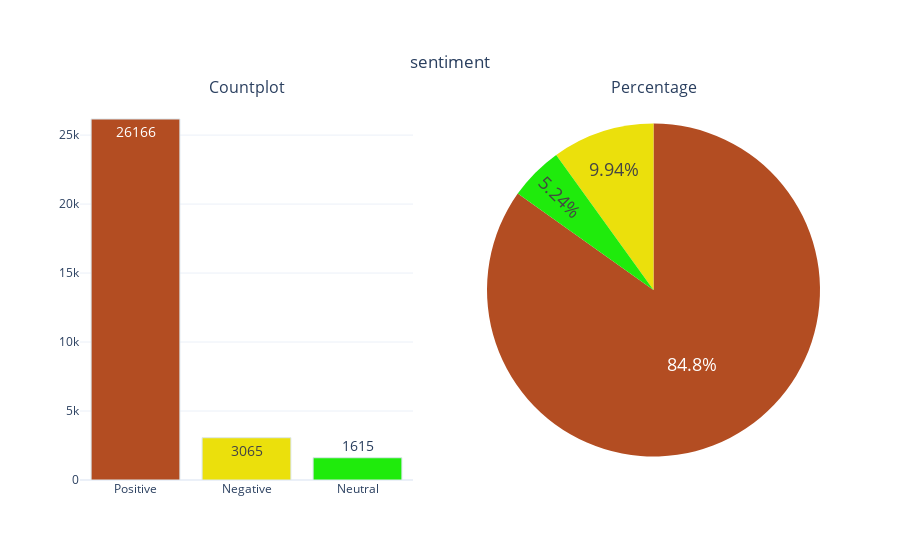
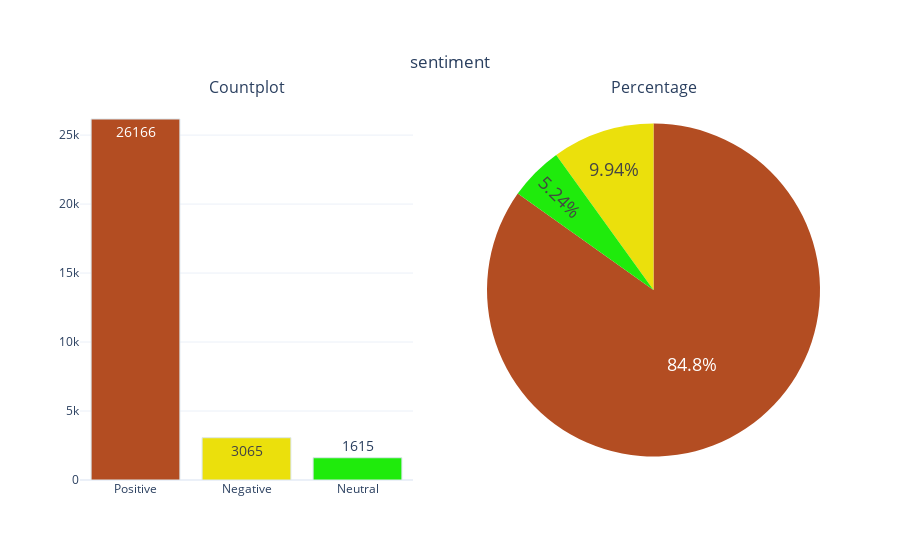

Notebook code for these charts, in order:
### Code cell
categorical_variable_summary(df, 'sentiment')
df

### Figure 1 — Plotly figure (JSON) as saved in the notebook; plotly's stock layout.template omitted (floating-point values rounded to 4 significant figures)
{"data": [{"marker": {"color": ["#B34D22", "#EBE00C", "#1FEB0C", "#0C92EB", "#EB0CD5"], "line": {"color": "#DBE6EC", "width": 1}}, "name": "sentiment", "showlegend": false, "text": ["26166", "3065", "1615"], "textfont": {"size": 14}, "textposition": "auto", "type": "bar", "x": ["Positive", "Negative", "Neutral"], "xaxis": "x", "y": [26166, 3065, 1615], "yaxis": "y"}, {"domain": {"x": [0.55, 1], "y": [0, 1]}, "labels": ["Positive", "Negative", "Neutral"], "marker": {"colors": ["#B34D22", "#EBE00C", "#1FEB0C", "#0C92EB", "#EB0CD5"]}, "name": "sentiment", "showlegend": false, "textfont": {"size": 18}, "textposition": "auto", "type": "pie", "values": [26166, 3065, 1615]}], "layout": {"annotations": [{"font": {"size": 16}, "showarrow": false, "text": "Countplot", "x": 0.225, "xanchor": "center", "xref": "paper", "y": 1, "yanchor": "bottom", "yref": "paper"}, {"font": {"size": 16}, "showarrow": false, "text": "Percentage", "x": 0.775, "xanchor": "center", "xref": "paper", "y": 1, "yanchor": "bottom", "yref": "paper"}], "title": {"text": "sentiment", "x": 0.5, "xanchor": "center", "y": 0.9, "yanchor": "top"}, "xaxis": {"anchor": "y", "domain": [0, 0.45]}, "yaxis": {"anchor": "x", "domain": [0, 1]}}}

### Figure 2 — Plotly figure (JSON) as saved in the notebook; plotly's stock layout.template omitted (floating-point values rounded to 4 significant figures)
{"data": [{"marker": {"color": ["#B34D22", "#EBE00C", "#1FEB0C", "#0C92EB", "#EB0CD5"], "line": {"color": "#DBE6EC", "width": 1}}, "name": "sentiment", "showlegend": false, "text": ["26166", "3065", "1615"], "textfont": {"size": 14}, "textposition": "auto", "type": "bar", "x": ["Positive", "Negative", "Neutral"], "xaxis": "x", "y": [26166, 3065, 1615], "yaxis": "y"}, {"domain": {"x": [0.55, 1], "y": [0, 1]}, "labels": ["Positive", "Negative", "Neutral"], "marker": {"colors": ["#B34D22", "#EBE00C", "#1FEB0C", "#0C92EB", "#EB0CD5"]}, "name": "sentiment", "showlegend": false, "textfont": {"size": 18}, "textposition": "auto", "type": "pie", "values": [26166, 3065, 1615]}], "layout": {"annotations": [{"font": {"size": 16}, "showarrow": false, "text": "Countplot", "x": 0.225, "xanchor": "center", "xref": "paper", "y": 1, "yanchor": "bottom", "yref": "paper"}, {"font": {"size": 16}, "showarrow": false, "text": "Percentage", "x": 0.775, "xanchor": "center", "xref": "paper", "y": 1, "yanchor": "bottom", "yref": "paper"}], "title": {"text": "sentiment", "x": 0.5, "xanchor": "center", "y": 0.9, "yanchor": "top"}, "xaxis": {"anchor": "y", "domain": [0, 0.45]}, "yaxis": {"anchor": "x", "domain": [0, 1]}}}
